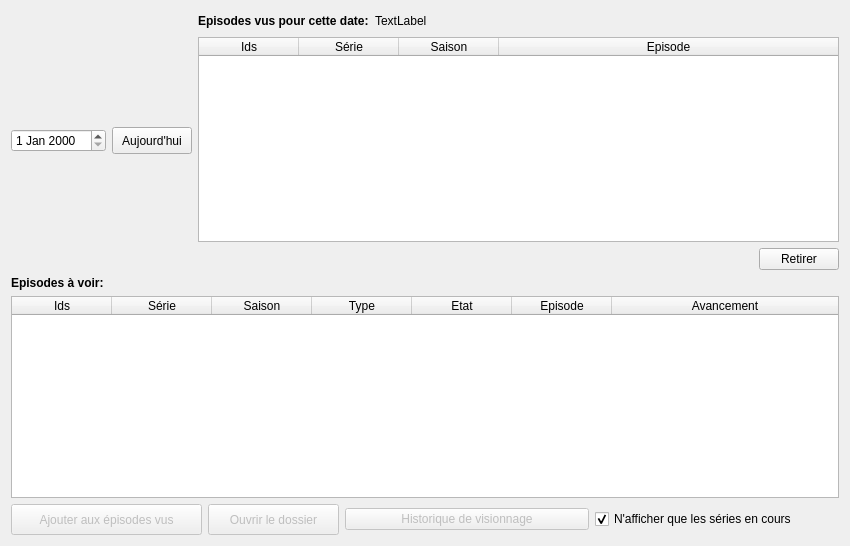
<?xml version="1.0" encoding="UTF-8"?>
<ui version="4.0">
 <class>Form</class>
 <widget class="QWidget" name="Form">
  <property name="geometry">
   <rect>
    <x>0</x>
    <y>0</y>
    <width>850</width>
    <height>546</height>
   </rect>
  </property>
  <property name="windowTitle">
   <string>Form</string>
  </property>
  <layout class="QGridLayout" name="gridLayout">
   <item row="0" column="1">
    <layout class="QVBoxLayout" name="verticalLayout_17">
     <item>
      <layout class="QHBoxLayout" name="horizontalLayout_44">
       <item>
        <widget class="QLabel" name="label_81">
         <property name="font">
          <font>
           <weight>75</weight>
           <bold>true</bold>
          </font>
         </property>
         <property name="text">
          <string>Episodes vus pour cette date:</string>
         </property>
        </widget>
       </item>
       <item>
        <widget class="QLabel" name="label_82">
         <property name="minimumSize">
          <size>
           <width>221</width>
           <height>18</height>
          </size>
         </property>
         <property name="layoutDirection">
          <enum>Qt::LeftToRight</enum>
         </property>
         <property name="text">
          <string>TextLabel</string>
         </property>
         <property name="alignment">
          <set>Qt::AlignLeading|Qt::AlignLeft|Qt::AlignVCenter</set>
         </property>
        </widget>
       </item>
       <item>
        <spacer name="horizontalSpacer">
         <property name="orientation">
          <enum>Qt::Horizontal</enum>
         </property>
         <property name="sizeHint" stdset="0">
          <size>
           <width>40</width>
           <height>20</height>
          </size>
         </property>
        </spacer>
       </item>
      </layout>
     </item>
     <item>
      <widget class="QTableWidget" name="tableWidget_7">
       <property name="minimumSize">
        <size>
         <width>499</width>
         <height>126</height>
        </size>
       </property>
       <property name="font">
        <font>
         <weight>50</weight>
         <bold>false</bold>
        </font>
       </property>
       <property name="layoutDirection">
        <enum>Qt::LeftToRight</enum>
       </property>
       <property name="editTriggers">
        <set>QAbstractItemView::NoEditTriggers</set>
       </property>
       <property name="selectionMode">
        <enum>QAbstractItemView::SingleSelection</enum>
       </property>
       <property name="selectionBehavior">
        <enum>QAbstractItemView::SelectRows</enum>
       </property>
       <property name="rowCount">
        <number>0</number>
       </property>
       <attribute name="horizontalHeaderDefaultSectionSize">
        <number>100</number>
       </attribute>
       <attribute name="horizontalHeaderHighlightSections">
        <bool>true</bool>
       </attribute>
       <attribute name="horizontalHeaderShowSortIndicator" stdset="0">
        <bool>false</bool>
       </attribute>
       <attribute name="horizontalHeaderStretchLastSection">
        <bool>true</bool>
       </attribute>
       <attribute name="verticalHeaderVisible">
        <bool>false</bool>
       </attribute>
       <attribute name="verticalHeaderMinimumSectionSize">
        <number>20</number>
       </attribute>
       <attribute name="verticalHeaderDefaultSectionSize">
        <number>20</number>
       </attribute>
       <column>
        <property name="text">
         <string>Ids</string>
        </property>
       </column>
       <column>
        <property name="text">
         <string>Série</string>
        </property>
       </column>
       <column>
        <property name="text">
         <string>Saison</string>
        </property>
       </column>
       <column>
        <property name="text">
         <string>Episode</string>
        </property>
       </column>
      </widget>
     </item>
     <item>
      <layout class="QHBoxLayout" name="horizontalLayout_45">
       <item>
        <spacer name="horizontalSpacer_17">
         <property name="orientation">
          <enum>Qt::Horizontal</enum>
         </property>
         <property name="sizeHint" stdset="0">
          <size>
           <width>40</width>
           <height>20</height>
          </size>
         </property>
        </spacer>
       </item>
       <item>
        <widget class="QPushButton" name="delete_button">
         <property name="maximumSize">
          <size>
           <width>91</width>
           <height>31</height>
          </size>
         </property>
         <property name="text">
          <string>Retirer</string>
         </property>
         <property name="icon">
          <iconset>
           <normaloff>../../resources/icons/minus.png</normaloff>../../resources/icons/minus.png</iconset>
         </property>
        </widget>
       </item>
      </layout>
     </item>
    </layout>
   </item>
   <item row="0" column="0">
    <layout class="QVBoxLayout" name="verticalLayout">
     <item>
      <layout class="QHBoxLayout" name="horizontalLayout">
       <item>
        <widget class="QDateEdit" name="date_edit"/>
       </item>
       <item>
        <widget class="QPushButton" name="today_button">
         <property name="maximumSize">
          <size>
           <width>101</width>
           <height>27</height>
          </size>
         </property>
         <property name="text">
          <string>Aujourd'hui</string>
         </property>
         <property name="icon">
          <iconset>
           <normaloff>../../resources/icons/calendar.png</normaloff>../../resources/icons/calendar.png</iconset>
         </property>
        </widget>
       </item>
      </layout>
     </item>
    </layout>
   </item>
   <item row="1" column="0" colspan="2">
    <layout class="QVBoxLayout" name="verticalLayout_16">
     <item>
      <widget class="QLabel" name="label_80">
       <property name="font">
        <font>
         <weight>75</weight>
         <bold>true</bold>
        </font>
       </property>
       <property name="text">
        <string>Episodes à voir:</string>
       </property>
      </widget>
     </item>
     <item>
      <widget class="QTableWidget" name="tableWidget_6">
       <property name="minimumSize">
        <size>
         <width>497</width>
         <height>164</height>
        </size>
       </property>
       <property name="font">
        <font>
         <weight>50</weight>
         <bold>false</bold>
        </font>
       </property>
       <property name="layoutDirection">
        <enum>Qt::LeftToRight</enum>
       </property>
       <property name="editTriggers">
        <set>QAbstractItemView::NoEditTriggers</set>
       </property>
       <property name="selectionMode">
        <enum>QAbstractItemView::SingleSelection</enum>
       </property>
       <property name="selectionBehavior">
        <enum>QAbstractItemView::SelectRows</enum>
       </property>
       <attribute name="horizontalHeaderStretchLastSection">
        <bool>true</bool>
       </attribute>
       <attribute name="verticalHeaderVisible">
        <bool>false</bool>
       </attribute>
       <attribute name="verticalHeaderMinimumSectionSize">
        <number>20</number>
       </attribute>
       <attribute name="verticalHeaderDefaultSectionSize">
        <number>20</number>
       </attribute>
       <attribute name="verticalHeaderStretchLastSection">
        <bool>false</bool>
       </attribute>
       <column>
        <property name="text">
         <string>Ids</string>
        </property>
       </column>
       <column>
        <property name="text">
         <string>Série</string>
        </property>
       </column>
       <column>
        <property name="text">
         <string>Saison</string>
        </property>
       </column>
       <column>
        <property name="text">
         <string>Type</string>
        </property>
       </column>
       <column>
        <property name="text">
         <string>Etat</string>
        </property>
       </column>
       <column>
        <property name="text">
         <string>Episode</string>
        </property>
       </column>
       <column>
        <property name="text">
         <string>Avancement</string>
        </property>
       </column>
      </widget>
     </item>
     <item>
      <layout class="QHBoxLayout" name="horizontalLayout_43">
       <item>
        <widget class="QPushButton" name="add_to_watched_list_button">
         <property name="enabled">
          <bool>false</bool>
         </property>
         <property name="minimumSize">
          <size>
           <width>191</width>
           <height>31</height>
          </size>
         </property>
         <property name="maximumSize">
          <size>
           <width>191</width>
           <height>31</height>
          </size>
         </property>
         <property name="text">
          <string>Ajouter aux épisodes vus</string>
         </property>
         <property name="icon">
          <iconset>
           <normaloff>../../resources/icons/eye-plus.png</normaloff>../../resources/icons/eye-plus.png</iconset>
         </property>
        </widget>
       </item>
       <item>
        <widget class="QPushButton" name="open_folder_button">
         <property name="enabled">
          <bool>false</bool>
         </property>
         <property name="minimumSize">
          <size>
           <width>131</width>
           <height>31</height>
          </size>
         </property>
         <property name="maximumSize">
          <size>
           <width>131</width>
           <height>31</height>
          </size>
         </property>
         <property name="toolTip">
          <string>Ouvre le dossier de la série (si celui-ci à été défini)</string>
         </property>
         <property name="text">
          <string>Ouvrir le dossier</string>
         </property>
         <property name="icon">
          <iconset>
           <normaloff>../../resources/icons/folder-horizontal-open.png</normaloff>../../resources/icons/folder-horizontal-open.png</iconset>
         </property>
        </widget>
       </item>
       <item>
        <widget class="QPushButton" name="show_view_history_button">
         <property name="enabled">
          <bool>false</bool>
         </property>
         <property name="text">
          <string>Historique de visionnage</string>
         </property>
         <property name="icon">
          <iconset>
           <normaloff>../../resources/icons/film-timeline.png</normaloff>../../resources/icons/film-timeline.png</iconset>
         </property>
        </widget>
       </item>
       <item>
        <widget class="QCheckBox" name="checkBox_4">
         <property name="text">
          <string>N'afficher que les séries en cours</string>
         </property>
         <property name="checked">
          <bool>true</bool>
         </property>
        </widget>
       </item>
      </layout>
     </item>
    </layout>
   </item>
  </layout>
 </widget>
 <resources/>
 <connections/>
</ui>
